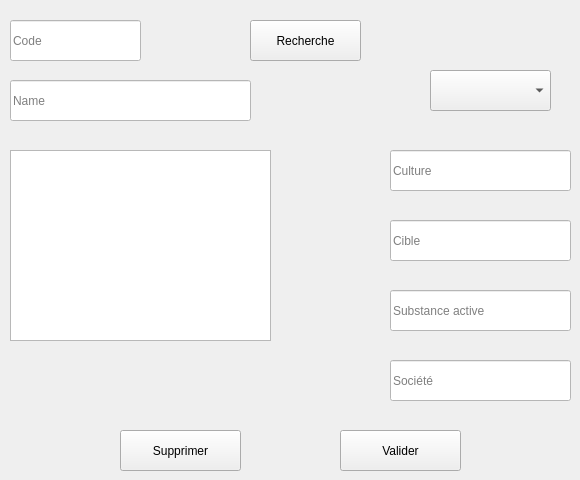
      <widget class="QWidget" name="tab_8">
       <attribute name="title">
        <string>Modifier resource</string>
       </attribute>
       <widget class="QLineEdit" name="lineEdit_23">
        <property name="geometry">
         <rect>
          <x>390</x>
          <y>360</y>
          <width>181</width>
          <height>41</height>
         </rect>
        </property>
        <property name="styleSheet">
         <string notr="true">color: rgb(255, 255, 255);
color: rgb(0, 0, 0);
font: 75 12pt &quot;MS Shell Dlg 2&quot;;
background-color: rgb(255, 255, 255);</string>
        </property>
        <property name="placeholderText">
         <string>Société</string>
        </property>
       </widget>
       <widget class="QLineEdit" name="lineEdit_24">
        <property name="geometry">
         <rect>
          <x>10</x>
          <y>80</y>
          <width>241</width>
          <height>41</height>
         </rect>
        </property>
        <property name="styleSheet">
         <string notr="true">color: rgb(255, 255, 255);
color: rgb(0, 0, 0);
font: 75 12pt &quot;MS Shell Dlg 2&quot;;
background-color: rgb(255, 255, 255);</string>
        </property>
        <property name="placeholderText">
         <string>Name </string>
        </property>
       </widget>
       <widget class="QLineEdit" name="lineEdit_25">
        <property name="geometry">
         <rect>
          <x>390</x>
          <y>290</y>
          <width>181</width>
          <height>41</height>
         </rect>
        </property>
        <property name="styleSheet">
         <string notr="true">color: rgb(255, 255, 255);
color: rgb(0, 0, 0);
font: 75 12pt &quot;MS Shell Dlg 2&quot;;
background-color: rgb(255, 255, 255);</string>
        </property>
        <property name="placeholderText">
         <string>Substance active </string>
        </property>
       </widget>
       <widget class="QLineEdit" name="lineEdit_26">
        <property name="geometry">
         <rect>
          <x>390</x>
          <y>220</y>
          <width>181</width>
          <height>41</height>
         </rect>
        </property>
        <property name="styleSheet">
         <string notr="true">color: rgb(255, 255, 255);
color: rgb(0, 0, 0);
font: 75 12pt &quot;MS Shell Dlg 2&quot;;
background-color: rgb(255, 255, 255);</string>
        </property>
        <property name="placeholderText">
         <string>Cible</string>
        </property>
       </widget>
       <widget class="QLineEdit" name="lineEdit_27">
        <property name="geometry">
         <rect>
          <x>390</x>
          <y>150</y>
          <width>181</width>
          <height>41</height>
         </rect>
        </property>
        <property name="styleSheet">
         <string notr="true">color: rgb(255, 255, 255);
color: rgb(0, 0, 0);
font: 75 12pt &quot;MS Shell Dlg 2&quot;;
background-color: rgb(255, 255, 255);</string>
        </property>
        <property name="placeholderText">
         <string>Culture</string>
        </property>
       </widget>
       <widget class="QTextEdit" name="textEdit_6">
        <property name="geometry">
         <rect>
          <x>10</x>
          <y>150</y>
          <width>261</width>
          <height>191</height>
         </rect>
        </property>
       </widget>
       <widget class="QLineEdit" name="lineEdit_29">
        <property name="geometry">
         <rect>
          <x>10</x>
          <y>20</y>
          <width>131</width>
          <height>41</height>
         </rect>
        </property>
        <property name="styleSheet">
         <string notr="true">color: rgb(255, 255, 255);
color: rgb(0, 0, 0);
font: 75 12pt &quot;MS Shell Dlg 2&quot;;
background-color: rgb(255, 255, 255);</string>
        </property>
        <property name="text">
         <string/>
        </property>
        <property name="placeholderText">
         <string>Code</string>
        </property>
       </widget>
       <widget class="QPushButton" name="recherche_btn_resource">
        <property name="geometry">
         <rect>
          <x>250</x>
          <y>20</y>
          <width>111</width>
          <height>41</height>
         </rect>
        </property>
        <property name="text">
         <string>Recherche</string>
        </property>
       </widget>
       <widget class="QComboBox" name="comboBox_4">
        <property name="geometry">
         <rect>
          <x>430</x>
          <y>70</y>
          <width>121</width>
          <height>41</height>
         </rect>
        </property>
       </widget>
       <widget class="QPushButton" name="valider_modifier">
        <property name="geometry">
         <rect>
          <x>340</x>
          <y>430</y>
          <width>121</width>
          <height>41</height>
         </rect>
        </property>
        <property name="text">
         <string>Valider</string>
        </property>
       </widget>
       <widget class="QPushButton" name="btn_supp_resource">
        <property name="geometry">
         <rect>
          <x>120</x>
          <y>430</y>
          <width>121</width>
          <height>41</height>
         </rect>
        </property>
        <property name="text">
         <string>Supprimer</string>
        </property>
       </widget>
      </widget>
